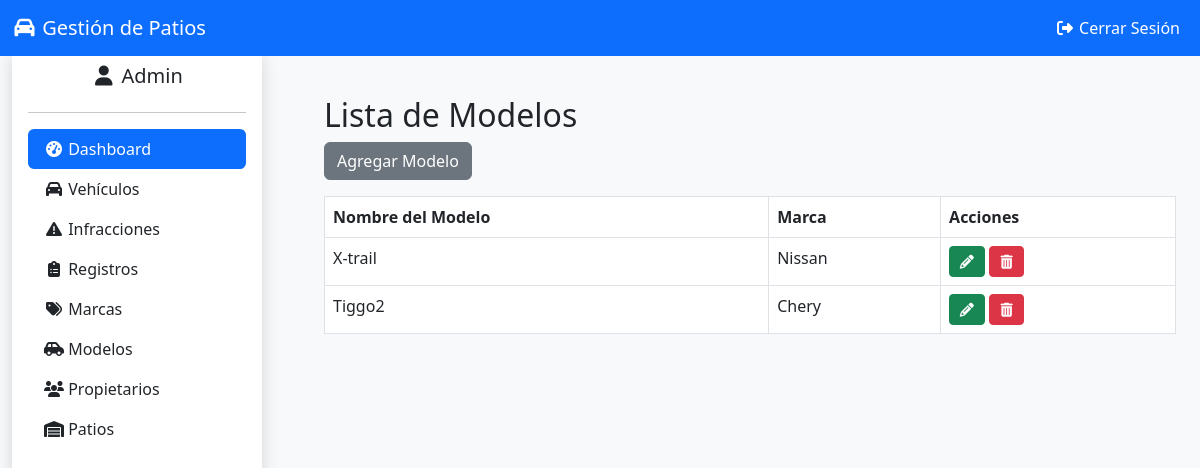
/modelos (signed in), run on the app's committed database.
### tables this page shows
CREATE TABLE `modelos` (
  `id` int(11) NOT NULL,
  `nombre` varchar(50) NOT NULL,
  `marca_id` int(11) DEFAULT NULL
);

CREATE TABLE `marcas` (
  `id` int(11) NOT NULL,
  `nombre` varchar(50) NOT NULL
);

### controllers/BaseController.php (called while the page is built)
<?php
class BaseController
{
    protected function view($view, $data = [])
    {
        extract($data);
        require_once __DIR__ . "/../views/" . $view . ".php";
    }
}

### controllers/ModeloController.php (called while the page is built, shortened)
<?php
require_once "BaseController.php";
require_once __DIR__ . "/../models/Modelo.php";
class ModeloController extends BaseController
{
    public function index()
    {
        $modeloModel = new Modelo();
        $modelos = $modeloModel->getAll();
        $this->view("modelos/index", ["modelos" => $modelos]);
    }
}

### public/index.php (called while the page is built, shortened)
<?php
require_once __DIR__ . '/../routes/routes.php';

### config/database.php (called while the page is built)
<?php
class Database
{
    private static $host = "localhost";
    private static $dbname = "gestion_patios";
    private static $username = "root";
    private static $password = "";
    private static $pdo = null;
    public static function connect()
    {
        if (self::$pdo === null) {
            try {
                self::$pdo = new PDO("mysql:host=" . self::$host . ";dbname=" . self::$dbname, self::$username, self::$password);
                self::$pdo->setAttribute(PDO::ATTR_ERRMODE, PDO::ERRMODE_EXCEPTION);
            } catch (PDOException $e) {
                die("Error de conexión: " . $e->getMessage());
            }
        }
        return self::$pdo;
    }
}

### models/BaseModel.php (called while the page is built, shortened)
<?php
require_once __DIR__ . '/../config/database.php';
class BaseModel
{
    public function __construct()
    {
        $this->db = Database::connect();
    }
}

### models/Modelo.php (called while the page is built, shortened)
<?php
require_once __DIR__ . "/BaseModel.php";
class Modelo extends BaseModel
{
    public function getAll()
    {
        $stmt = $this->db->prepare("
            SELECT m.id, m.nombre AS modelo_nombre, ma.nombre AS marca_nombre
            FROM modelos m
            LEFT JOIN marcas ma ON m.marca_id = ma.id
        ");
        $stmt->execute();
        return $stmt->fetchAll(PDO::FETCH_ASSOC);
    }
}

### views/modelos/index.php (the view, shortened to what this page needs)
<?php include __DIR__ . "/../layouts/header.php"; ?>
<?php include __DIR__ . "/../layouts/navbar.php"; ?>
<div class="container-fluid mt-5">
    <div class="row">
        <div class="col-3">
            <?php include __DIR__ . "/../layouts/sidebar.php"; ?>
        </div>
        <div class="col-9">
            <div class="container mt-5">
                <h2>Lista de Modelos</h2>
                <a href="/gestionpatios/modelos/create" class="btn btn-secondary mb-3">Agregar Modelo</a>
                <table class="table table-bordered">
                    <thead>
                        <tr>
                            <th>Nombre del Modelo</th>
                            <th>Marca</th>
                            <th>Acciones</th>
                        </tr>
                    </thead>
                    <tbody>
                        <?php foreach ($modelos as $modelo): ?>
                            <tr>
                                <td><?php echo htmlspecialchars($modelo["modelo_nombre"]); ?></td>
                                <td><?php echo htmlspecialchars($modelo["marca_nombre"]); ?></td>
                                <td>
                                    <a href="/gestionpatios/modelos/edit?id=<?php echo $modelo["id"]; ?>" class="btn btn-success btn-sm"><i class="fa fa-pencil" aria-hidden="true"></i></a>
                                    <a href="javascript:void(0);" onclick="confirmDelete(<?php echo $modelo['id']; ?>)" class="btn btn-danger btn-sm"><i class="fa fa-trash" aria-hidden="true"></i></a>
                                </td>
                            </tr>
                        <?php endforeach; ?>
                    </tbody>
                </table>
            </div>
        </div>
    </div>
</div>
<?php include __DIR__ . "/../layouts/footer.php"; ?>

### data on the page
modelos: nombre "X-trail", marca.nombre "Nissan"
modelos: nombre "Tiggo2", marca.nombre "Chery"

### other printed values
$usuario["nombre"] "Admin"
